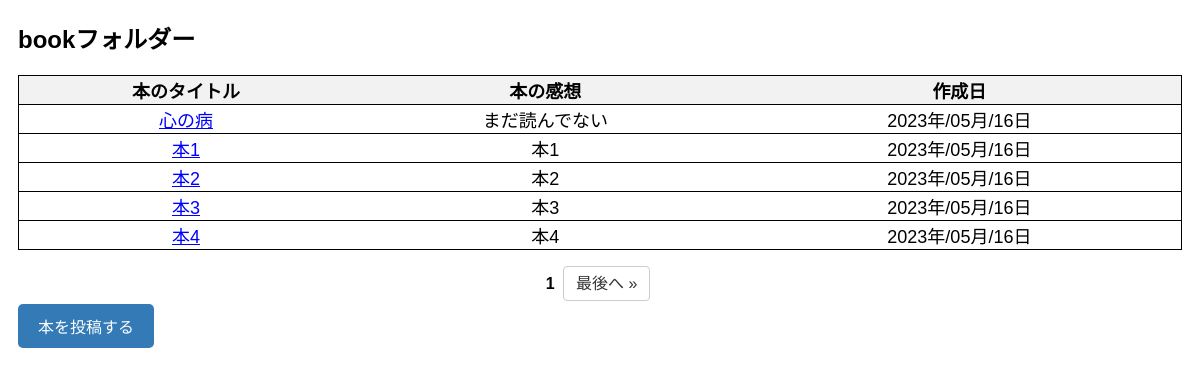
The page / on the database its author committed.
### blogapp/models.py (models this page shows, shortened)
class Book(models.Model):
    title = models.CharField(verbose_name="タイトル",max_length=200)
    text = models.TextField(verbose_name="本文",max_length=500)
    date = models.DateField(verbose_name="日付",default=datetime.now)
    image = models.ImageField(verbose_name="本のイメージ",upload_to='img/')

### blogapp/views.py (the view, shortened to what this page needs)
# urls.py: path('', views.BlogListView.as_view(), name='top'),
class BlogListView(ListView):
    paginate_by = 5
    template_name = "blogproject/list.html"
    queryset = Book.objects.all()
    def trancerate_date(self,model):
        setattr(model, 'date', model.date.strftime('%Y年/%m月/%d日'))
        return model
    def get_context_data(self, *, object_list=None, **kwargs):
        queryset = object_list if object_list is not None else self.object_list
        page_size = self.get_paginate_by(queryset)
        context_object_name = self.get_context_object_name(queryset)
        queryset = list(map(self.trancerate_date, queryset))
        if page_size:
            paginator, page, queryset, is_paginated = self.paginate_queryset(queryset, page_size)
            if page.number -5 <=1:
                prev = [i for i in range(2,page.number)]
            else:
                prev = [i for i in range(page.number -5,page.number)]
            if page.number +5>=page.paginator.num_pages:
                nextpage = [i for i in range(page.number+1,page.paginator.num_pages)]
            else:
                nextpage = [i for i in range(page.number +1,page.number +6)]
            context = {
                'paginator': paginator,
                'prev':prev,
                'page_obj': page,
                'next':nextpage,
                'is_paginated': is_paginated,
                'object_list': queryset
            }
        if context_object_name is not None:
            context[context_object_name] = queryset
        context.update(kwargs)
        return context

### templates/blogproject/list.html (shortened to what this page needs)
<!DOCTYPE html>
{% load static %}
<html>
<head>
    <link href="{% static 'style.css' %}" rel="stylesheet" type="text/css">
</head>
<body>
    <main>
        <h2>bookフォルダー</h2>
        <div class="table-wrapper">
            <table class="table">
                <thead>
                    <tr class="table-tr">
                        <th>本のタイトル</th>
                        <th>本の感想</th>
                        <th>作成日</th>
                    </tr>
                </thead>
                <tbody>
                    {% for obj in object_list %}
                    <tr class="table-td">
                        <td>
                            <a href="{% url 'blog:detail' obj.pk %}">
                                {{ obj.title}}
                            </a>
                        </td>
                        <td>
                            {{ obj.text}}
                        </td>
                        <td>
                            {{ obj.date}}
                        </td>
                    </tr>
                    {% endfor %}
                </tbody>
            </table>
            <div class="pagination">
                <span class="step-links">
                    <span class="current-page">{{ page_obj.number }}</span>
                    {% if page_obj.has_next %}
                    <a href="?page={{ page_obj.paginator.num_pages }}">最後へ &raquo;</a>
                    {% endif %}
                </span>
            </div>
            <div class="btn post">
                <a href="{% url 'blog:post' %}">本を投稿する</a>
            </div>
        </div>
    </main>
</body>
</html>

### static/style.css (style rules this page uses)
body { font-family: "ヒラギノ角ゴ ProN W3", HiraKakuProN-W3, 游ゴシック, "Yu Gothic", メイリオ, Meiryo, Verdana, Helvetica, Arial, sans-serif; }
main { margin: 10px; }
.table { width: 100%; border-collapse: collapse; }
.table thead tr { background-color: #f2f2f2; }
.table tbody tr { background-color: #ffffff; }
.table tbody td { text-align: center; background-color: #ffffff; max-width: 200px; white-space: nowrap; overflow: hidden; text-overflow: ellipsis; }
.table tbody tr:nth-child(odd) { background-color: #f9f9f9; }
.table a { text-decoration: underline; color: blue; }
.table { font-size: large; }
.table-tr { border: 1px black solid; }
.table-td { border: 1px black solid; }
.pagination { display: flex; justify-content: center; margin-top: 20px; }
.pagination a { padding: 8px 12px; margin: 0 4px; text-decoration: none; color: #333; border: 1px solid #ccc; border-radius: 4px; }
.pagination .current-page { font-weight: bold; }
.btn.post { display: block; margin: 10px 0; }
.btn.post a { display: inline-block; padding: 10px 20px; background-color: #337ab7; color: #fff; text-decoration: none; border-radius: 5px; }

### rows shown on the page
Book: title "心の病", text "まだ読んでない", date "2023年/05月/16日"
Book: title "本1", text "本1", date "2023年/05月/16日"
Book: title "本2", text "本2", date "2023年/05月/16日"
Book: title "本3", text "本3", date "2023年/05月/16日"
Book: title "本4", text "本4", date "2023年/05月/16日"

### other values the page prints
{{ page_obj.number }} "1"
